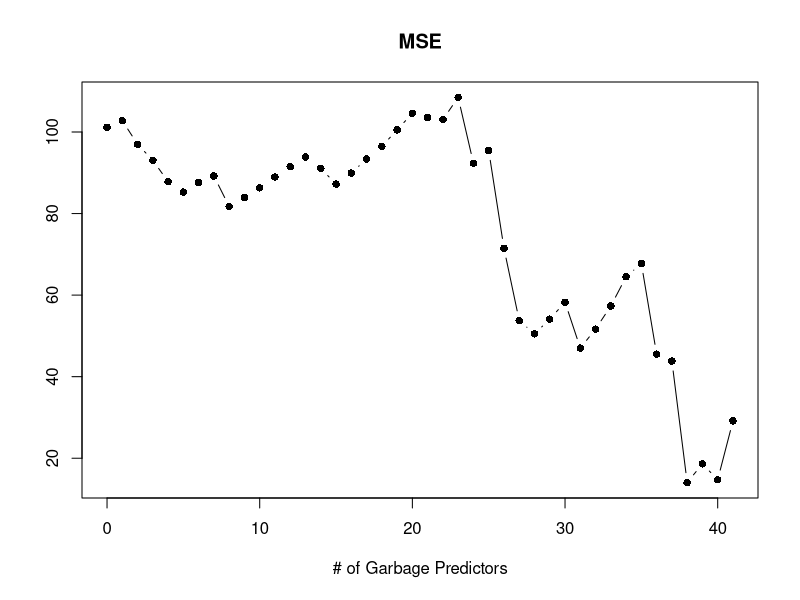
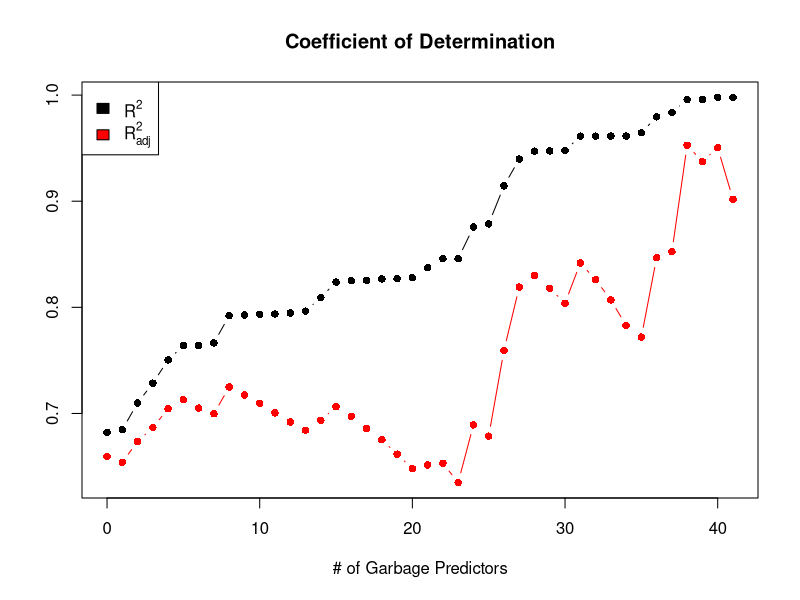
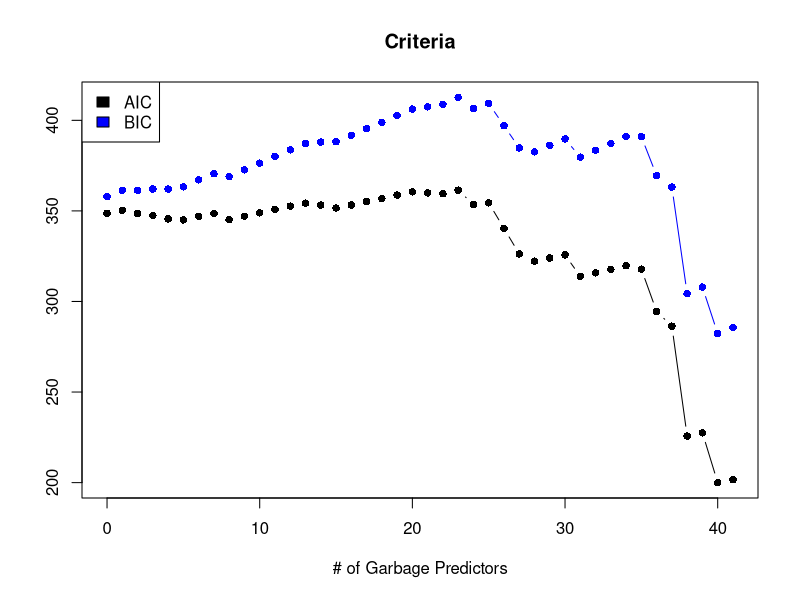
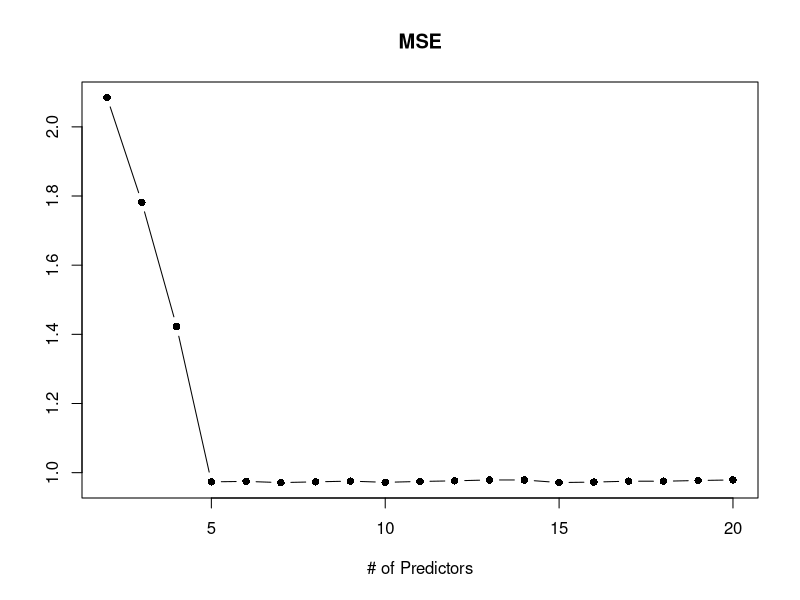
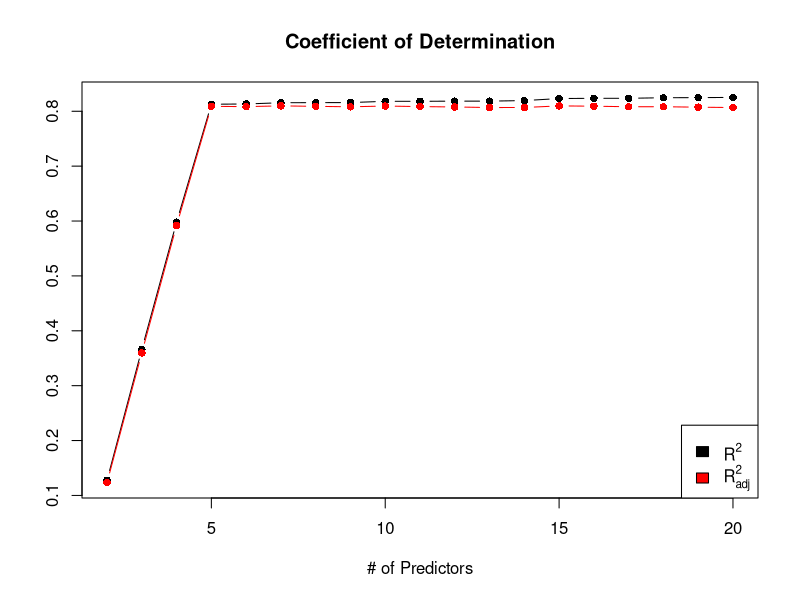
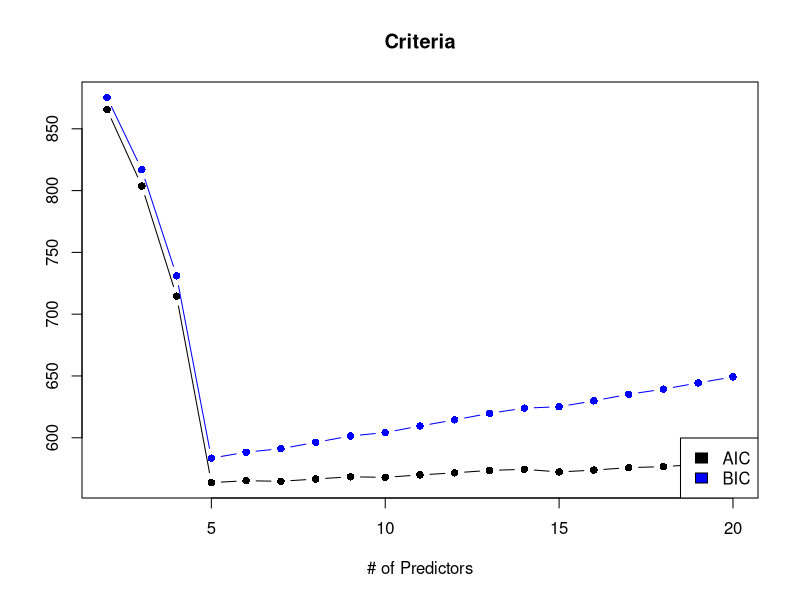
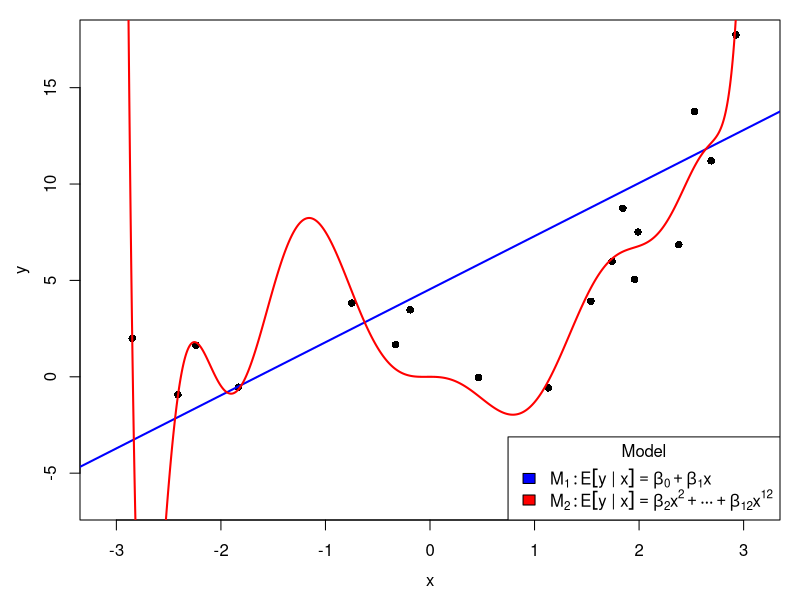
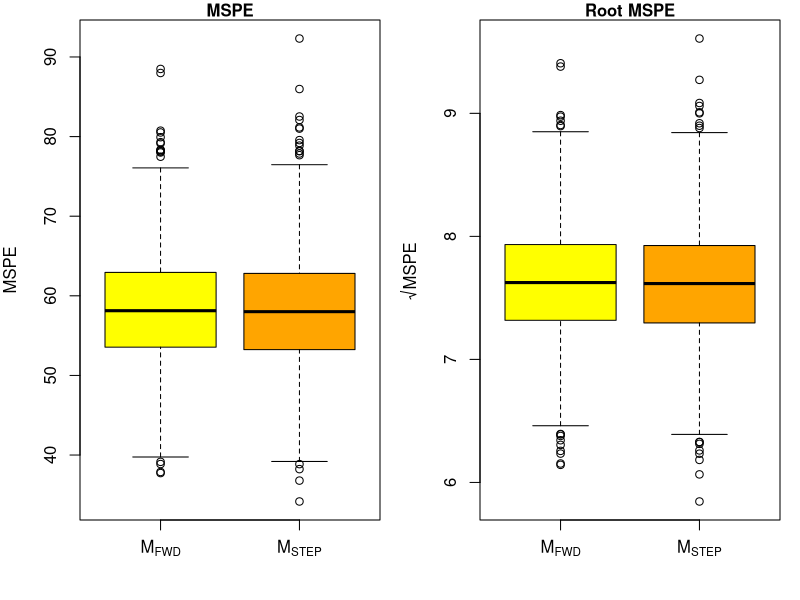

Generate these figures, in order, with R:
#--- criteria illustration -----------------------------------------

satis <- read.csv("satisfaction.csv") # load the data
head(satis)
M <- lm(Satisfaction ~ ., data = satis) # regress on all variables

# throw in garbage predictors: iid N(0,1) not related to anything
n <- nrow(satis)
ng <- 41 # max number of predictors
# set.seed(20)
satis2 <- matrix(rnorm(n*ng), n, ng)
colnames(satis2) <- paste0("Grbg_", 1:ng)
satis2 <- cbind(satis, satis2)
#satis2[1:6,1:10]
## calculate R^2, R^2_adj, etc. upon adding in garbage predictors one at a time
R2 <- rep(NA, ng+1)
R2a <- rep(NA, ng+1)
aic <- rep(NA, ng+1)
bic <- rep(NA, ng+1)
mse <- rep(NA, ng+1)
for(ii in 0:ng) {
  M <- lm(Satisfaction ~ ., data = satis2[1:(4+ii)])
  R2[ii+1] <- summary(M)$r.squared
  R2a[ii+1] <- summary(M)$adj.r.squared
  aic[ii+1] <- AIC(M)
  bic[ii+1] <- BIC(M)
  mse[ii+1] <- sigma(M)^2 
}

# plot
plot(0:ng, mse, xlab = "# of Garbage Predictors", ylab = "",
     main = "MSE",pch = 16, type = "b")

plot(0:ng, R2, xlab = "# of Garbage Predictors", ylab = "",
     main = "Coefficient of Determination",
     pch = 16, type = "b", ylim = range(R2, R2a))
points(0:ng, R2a, pch = 16, type = "b", col = "red")
legend(x = "topleft", legend = expression(R^2, R[adj]^2),
       fill = c("black", "red"))

plot(0:ng, aic, xlab = "# of Garbage Predictors", ylab = "",
     main = "Criteria",pch = 16, type = "b", ylim = range(aic, bic))
points(0:ng, bic, pch = 16, type = "b", col = "blue")
legend(x = "topleft", legend = expression(AIC, BIC),
       fill = c("black", "blue"))






##---same thing in larger simulated sample---------------------------

library(mvtnorm)
nn <- 200 # n obs
n.cov <- 20 # 50 covs
n.cov.plot <- 20
X <- rmvnorm(nn,rep(0,n.cov),diag(rep(1,n.cov)))
## generate y as function of first 4 covs
y <- X[,1]+X[,2]+X[,3]+X[,4]+rnorm(nn,0,1)
dat <- data.frame(y,X)
# calculate R^2 and R^2_adj upon adding in garbage predictors one at a time
R2 <-  rep(NA,n.cov.plot-1)
R2a <- rep(NA, n.cov.plot-1)
aic <- rep(NA, n.cov.plot-1)
bic <- rep(NA, n.cov.plot-1)
mse <- rep(NA, n.cov.plot-1)
for(ii in 2:n.cov.plot) {
  M <- lm(y ~ ., data = dat[,1:ii])
  R2[ ii-1] <- summary(M)$r.squared
  R2a[ii-1] <- summary(M)$adj.r.squared
  aic[ii-1] <- AIC(M)
  bic[ii-1] <- BIC(M)
  mse[ii-1] <- sigma(M)  
}



plot(2:n.cov.plot, mse, xlab = "# of Predictors", ylab = "",
     main = "MSE",
     pch = 16, type = "b")

plot(2:n.cov.plot, R2, xlab = "# of Predictors", ylab = "",
     main = "Coefficient of Determination",
     pch = 16, type = "b", ylim = range(R2, R2a))
points(2:n.cov.plot, R2a, pch = 16, type = "b", col = "red")
legend(x = "bottomright", legend = expression(R^2, R[adj]^2),
       fill = c("black", "red"))

plot(2:n.cov.plot, aic, xlab = "# of Predictors", ylab = "",
     main = "Criteria",pch = 16, type = "b", ylim = range(aic, bic))
points(2:n.cov.plot, bic, pch = 16, type = "b", col = "blue")
legend(x = "bottomright", legend = expression(AIC, BIC),
       fill = c("black", "blue"))





#--- model selection: overfitting ------------------------------

## seed <- sample(1000, 1)
par(mfrow = c(1,1), mar = c(4,4,1,1))
cex <- 1
lwd <- 2
clrs <- c("blue", "red")
seed <- 704
set.seed(seed)
n <- 20
sig <- 2
x <- runif(n, -3, 3)
y <- exp(x) + sig * rnorm(n)
M1 <- lm(y ~ x)
form2 <- paste0("I(x^", 2:12, ")", collapse = " + ")
## M2 <- lm(y ~ poly(x, degree = 12, raw = TRUE) - 1)
## form2 <- paste0("sin(", 1:8, "*x)", collapse = " + ")
form2 <- as.formula(paste0("y ~ ", form2, " - 1"))
M2 <- lm(form2)
xlim <- c(-3.1, 3.1)
ylim <- range(y)
ylim <- (ylim - mean(ylim) * 1.5) + mean(ylim)
xseq <- seq(xlim[1], xlim[2], len = 1000)
ypred <- predict(M2, newdata = data.frame(x = xseq))
plot(x, y, xlim = xlim, ylim = ylim, pch = 16,
     xlab = "", ylab = "", cex.axis = cex, cex = cex)
title(xlab = "x", ylab = "y", cex.lab = cex, line = 2.5)
abline(reg = M1, col = "blue", lwd = lwd)
lines(xseq, ypred, col = "red", lwd = lwd)
lgd <- expression(M[1]:E*group("[",y*" | "*x,"]")==beta[0]+beta[1]*x,
                  M[2]:E*group("[",y*" | "*x,"]")==beta[2]*x^2+cdots+beta[12]*x^{12})
legend("bottomright", legend = lgd,
       fill = clrs, title = "Model")





# ------ automatic selection ------------------


# forward, backward, and stepwise selection

# high school and beyond dataset
hsb <- read.csv("HSB2.csv")
hsbm <- hsb[,c(13, 1:6, 10, 7:9)] # math response only

summary(hsbm)

# bounds for model selection
M0 <- lm(math ~ 1, data = hsbm) # minimal model

# maximal model: all main effect and interactions, and a couple non-linearities
Mmax <- lm(math ~ (.)^2 +
             I(locus^2) + I(concept^2) + I(mot^2), data = hsbm)
beta.max <- coef(Mmax)
length(beta.max) # number of coefficients
names(beta.max)[is.na(beta.max)] # coefficients that couldn't be estimated

table(hsbm[c("lang", "minor")]) # number of observations in each category


# full model:
# 1. remove all interactions with career, but leave as main effect
# 2. remove the interaction between lang and minor
# 3. add nonlinear effects for continuous variables locus, concept, mot
Mfull <- lm(math ~ (.-career)^2 + career - lang:minor +    
              I(locus^2) + I(concept^2) + I(mot^2),
            data= hsbm)
length(coef(Mfull))
anyNA(coef(Mfull))

df.penalty <- 2 # this is the k penalty
## 2 corresponds to AIC
## log(n) corresponds to BIC

help(system.time)

# forward
system.time({
  Mfwd <- step(object = M0, # base model
               scope = list(lower = M0, upper = Mfull), # smallest and largest model
               direction = "forward",
               trace = 1, # trace prints out information
               k = df.penalty
  )
})

Mfwd
Mfwd$coefficients

Mfwd$model

str(Mfwd)

# backward
system.time({
  Mback <- step(object = Mfull, # base model
                scope = list(lower = M0, upper = Mfull),
                direction = "backward", trace = 0, k = df.penalty)
})

# stepwise (both directions)
Mstart <- lm(math ~ ., data = hsbm) # starting point model: main effects only
system.time({
  Mstep <- step(object = Mstart,
                scope = list(lower = M0, upper = Mfull),
                direction = "both", trace = 1, k = df.penalty)
})

# compare the three different models
beta.fwd <- coef(Mfwd)
beta.back <- coef(Mback)
beta.step <- coef(Mstep)
c(fwd = length(beta.fwd), back = length(beta.back),
  step = length(beta.step)) # number of coefficients in each
# check if models are nested
names(beta.fwd)[!names(beta.fwd) %in% names(beta.back)]
names(beta.back)[!names(beta.back) %in% names(beta.fwd)]

# Mfwd and Mback different, but also each has some covariates the other does not.



## AIC
n <- nrow(hsbm)
ll_fwd <- -n/2 * (1 + log(sum(resid(Mfwd)^2)/n) + log(2*pi))
aic_fwd <- -2*ll_fwd + 2*(n - Mfwd$df + 1) # total number of parameters includes sigma
aic_fwd - AIC(Mfwd)
aic_step <- AIC(Mstep)
aic_back <- AIC(Mback)

aic_all <- round(c(aic_fwd,aic_step,aic_back),2)
names(aic_all) <- c("FWD","Step","Back")
aic_all

## BIC
bic_fwd <- -2*ll_fwd + log(n)*(n - Mfwd$df + 1) # total number of parameters includes sigma
bic_fwd - BIC(Mfwd)
bic_step <- BIC(Mstep)
bic_back <- BIC(Mback)

bic_all <- round(c(bic_fwd,bic_step,bic_back),2)
names(bic_all) <- c("FWD","Step","Back")
bic_all



## Note: continues where week7.R left off...

### Lecture 15
##--- cross-validation -----------------------------------------------------

# compare Mfwd to Mstep
M1 <- Mfwd
M2 <- Mstep
Mnames <- expression(M[FWD], M[STEP])

# number of cross-validation replications
nreps <- 1e3

ntot <- nrow(hsbm) # total number of observations
ntrain <- 500 # for fitting MLE's
ntest <- ntot-ntrain # for out-of-sample prediction

# storage space
mspe1 <- rep(NA, nreps) # mspe for M1
mspe2 <- rep(NA, nreps) # mspe for M2

system.time({
  for(ii in 1:nreps) {
    if(ii%%100 == 0) message("ii = ", ii)
    train.ind <- sample(ntot, ntrain) # training observations
    # long-form cross-validation
    ## M1.cv <- lm(math ~ read + prog + race + ses + locus + read:prog + prog:ses,
    ##         data = hsbm, subset = train.ind)
    ## M2.cv <- lm(math ~ race + ses + sch + prog + locus + concept +
    #           mot + read + ses:sch + ses:concept + prog:read,
    #         data = hsbm, subset = train.ind)
    # using R functions
    M1.cv <- update(M1, subset = train.ind)
    M2.cv <- update(M2, subset = train.ind)
    # cross-validation residuals
    M1.res <- hsbm$math[-train.ind] - # test observations
      predict(M1.cv, newdata = hsbm[-train.ind,]) # prediction with training data
    M2.res <- hsbm$math[-train.ind] -predict(M2.cv, newdata = hsbm[-train.ind,])
    # mspe for each model
    mspe1[ii] <- mean(M1.res^2)
    mspe2[ii] <- mean(M2.res^2)
    
  }
})

# compare
par(mfrow = c(1,2))
cex <- 1
boxplot(x = list(mspe1, mspe2), names = Mnames,
        main = "MSPE",
        #ylab = expression(sqrt(bar(SSE)[CV])),
        ylab = expression(MSPE),
        col = c("yellow", "orange"),
        cex = cex, cex.lab = cex, cex.axis = cex, cex.main = cex)
boxplot(x = list(sqrt(mspe1), sqrt(mspe2)), names = Mnames,
        main = "Root MSPE",
        ylab = expression(sqrt(MSPE)),
        ## ylab = expression(SSE[CV]),
        col = c("yellow", "orange"),
        cex = cex, cex.lab = cex, cex.axis = cex, cex.main = cex)



# compare predictions by training set
par(mfrow=c(1,1))
plot(mspe1, mspe2, pch = 16,
     xlab = Mnames[1], ylab = Mnames[2],
     main = "")
abline(a = 0, b = 1, col= "red", lwd = 2)








#--- K-fold cross-validation -----------------------------------------------------

# compare Mfwd to Mstep
M1 <- Mfwd
M2 <- Mstep
Mnames <- expression(M[FWD], M[STEP])

# number of cross-validation replications
Kfolds <- 10

ntot <- nrow(hsbm) # total number of observations

hsbm <- hsbm[sample(ntot),] # permute rows
hsbm$index <- rep(1:Kfolds,each=ntot/Kfolds)

# storage space
mspe1 <- rep(NA, Kfolds) # mspe for M1
mspe2 <- rep(NA, Kfolds) # mspe for M2

system.time({
  for(ii in 1:Kfolds) {
    if(ii%%100 == 0) message("ii = ", ii)
    train.ind <- which(hsbm$index!=ii) # training observations
    
    
    # long-form cross-validation
    ## M1.cv <- lm(math ~ read + prog + race + ses + locus + read:prog + prog:ses,
    ##         data = hsbm, subset = train.ind)
    ## M2.cv <- lm(math ~ race + ses + sch + prog + locus + concept +
    #           mot + read + ses:sch + ses:concept + prog:read,
    #         data = hsbm, subset = train.ind)
    # using R functions
    M1.cv <- update(M1, subset = train.ind)
    M2.cv <- update(M2, subset = train.ind)
    # cross-validation residuals
    M1.res <- hsbm$math[-train.ind] - # test observations
      predict(M1.cv, newdata = hsbm[-train.ind,]) # prediction with training data
    M2.res <- hsbm$math[-train.ind] -predict(M2.cv, newdata = hsbm[-train.ind,])
    # mspe for each model
    mspe1[ii] <- mean(M1.res^2)
    mspe2[ii] <- mean(M2.res^2)
    
  }
})

mean(mspe1)
mean(mspe2)


PRESS1 <- resid(M1)/(1-hatvalues(M1))
PRESS2 <- resid(M2)/(1-hatvalues(M2))







### Lecture 16
## -----LASSO --------------------------------

set.seed(123) ## for reproducibility

## load library for lasso/elastic net
library(glmnet)

## read in data
hsb <- read.csv("HSB2.csv")
hsbm <- hsb[,c(13, 1:6, 10, 7:9)] # math response only
hsbm <- hsbm[sample(nrow(hsbm)),]

## add 20 useless predictors
hsbm <- data.frame(cbind(hsbm,
                         matrix(rnorm(20*nrow(hsbm),0,1),ncol=20)))

## get data
M0 <- lm(math~.-career-lang-minor,data=hsbm)
X <- model.matrix(M0)[,-1] ## get covariates
y <- hsbm$math  ## get outcome

## split into test and train
ntrain <- 500 
train_id <- 1:ntrain
X_train <- X[train_id,] 
X_test <- X[-train_id,]
y_train <- y[train_id]
y_test <- y[-train_id]



### LASSO
## fit models
M_lasso <- glmnet(x=X_train,y=y_train,alpha = 1)

## plot paths
plot(M_lasso,xvar = "lambda",label=TRUE)

## fit with crossval
cvfit_lasso <-  cv.glmnet(x=X_train,y=y_train,alpha = 1)

## plot MSPEs by lambda
plot(cvfit_lasso)

## estimated betas for minimum lambda 
coef(cvfit_lasso, s = "lambda.min")## alternatively could use "lambda.1se"

str(cvfit_lasso)

## predictions
pred_lasso <- predict(cvfit_lasso,newx=X_test,  s="lambda.min")

## MSPE in test set
MSPE_lasso <- mean((pred_lasso-y_test)^2)




## RIDGE
## fit models
M_ridge <- glmnet(x=X_train,y=y_train,alpha = 0)

## plot paths
plot(M_ridge,xvar = "lambda",label=TRUE)

## fit with crossval
cvfit_ridge <-  cv.glmnet(x=X_train,y=y_train,alpha = 0)

## plot MSPEs by lambda
plot(cvfit_ridge)

## estimated betas for minimum lambda 
coef(cvfit_ridge, s = "lambda.min")## alternatively could use "lambda.1se"

## predictions
pred_ridge <- predict(cvfit_ridge,newx=X_test,  s="lambda.min")

## MSPE in test set
MSPE_ridge <- mean((pred_ridge-y_test)^2)



## compare prediction error for lasso and ridge
MSPE_lasso
MSPE_ridge




